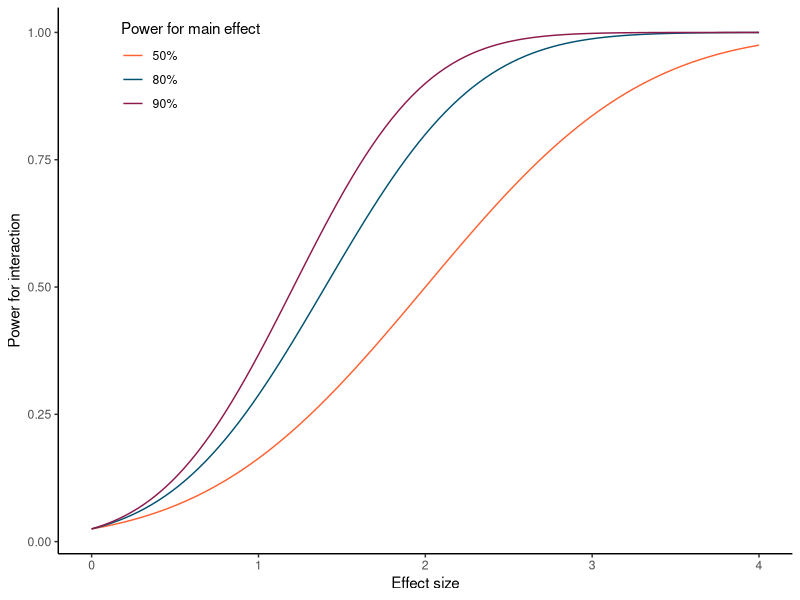

Here is the R script that generated this plot: (Note: this script raises an error after producing the figure.)
#!/usr/bin/env Rscript

calculatePower <- function(modifier, power) {
  .basePower <- function(power) 1.96 + qnorm(power, lower.tail = TRUE)
  modifiedEffectSize <- .basePower(power) * modifier / 2
  power <- pnorm(1.96, modifiedEffectSize, 1, lower.tail = FALSE)

  return(power)
}


result <- ggplot2::ggplot(
  data = data.frame(
    modifier = seq(0, 4, length.out = 1000)
  ),
  ggplot2::aes(x = modifier)
) +
  ggplot2::geom_function(
    fun = calculatePower,
    args = list(power = .5),
    ggplot2::aes(color = "50%")
  ) +
  ggplot2::geom_function(
    fun = calculatePower,
    args = list(power = .8),
    ggplot2::aes(color = "80%")
  ) +
  ggplot2::geom_function(
    fun = calculatePower,
    args = list(power = .9),
    ggplot2::aes(color = "90%")
  ) +
  ggplot2::scale_color_manual(
    name = "Power for main effect",
    values = c(
      "#FF6232",
      "#005270",
      "#8E194C"
    )
  )+
  ggplot2::xlab("Effect size") +
  ggplot2::ylab("Power for interaction") +
  ggplot2::theme_classic() +
  ggplot2::theme(
    legend.position = c(.18, .89)
  )

ggplot2::ggsave(
  "figures/PowerPlot.tiff",
  plot = result,
  width = 150,
  height = 120,
  units = "mm",
  compression = "lzw",
  dpi = 500
)
